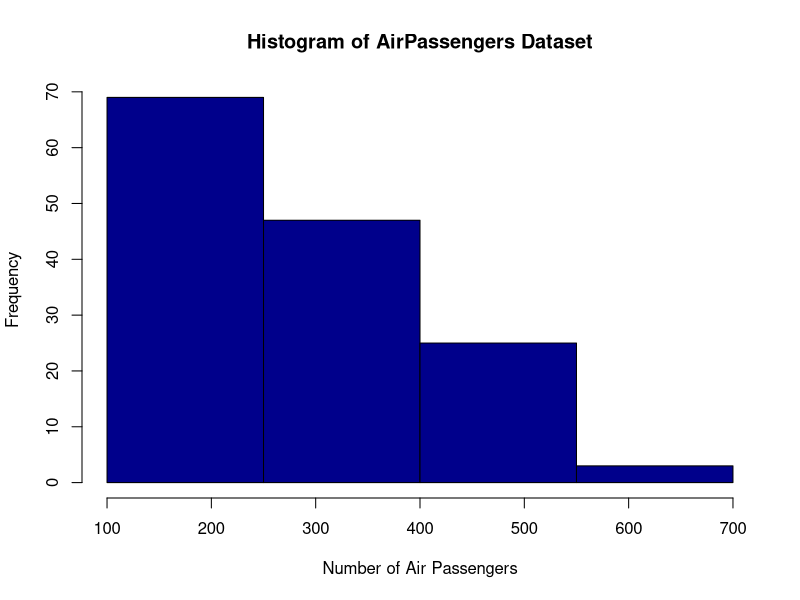

Write R code to recreate this figure.
data("AirPassengers")

passengers <- as.numeric(AirPassengers)

breaks_seq <- seq(100, 700, by=150)

hist(passengers, breaks=breaks_seq, col="darkblue", border="black",
     main="Histogram of AirPassengers Dataset",
     xlab="Number of Air Passengers", ylab="Frequency",
     xlim=c(100, 700))
